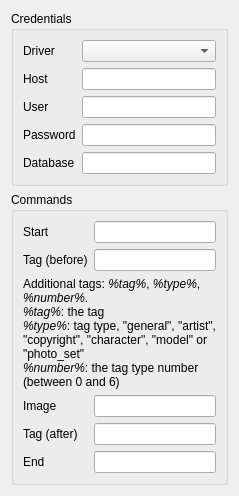
      <widget class="QWidget" name="pageCommandsDatabase">
       <layout class="QFormLayout" name="formLayout_13">
        <item row="1" column="0" colspan="2">
         <widget class="QGroupBox" name="groupBoxSqlCommands">
          <property name="title">
           <string>Commands</string>
          </property>
          <layout class="QFormLayout" name="formLayout_20">
           <item row="0" column="0">
            <widget class="QLabel" name="label_77">
             <property name="text">
              <string>Start</string>
             </property>
            </widget>
           </item>
           <item row="0" column="1">
            <widget class="QLineEdit" name="lineCommandsSqlBefore"/>
           </item>
           <item row="1" column="0">
            <widget class="QLabel" name="label_79">
             <property name="text">
              <string>Tag (before)</string>
             </property>
            </widget>
           </item>
           <item row="1" column="1">
            <widget class="QLineEdit" name="lineCommandsSqlTagBefore"/>
           </item>
           <item row="3" column="0">
            <widget class="QLabel" name="label_75">
             <property name="text">
              <string>Image</string>
             </property>
            </widget>
           </item>
           <item row="3" column="1">
            <widget class="QLineEdit" name="lineCommandsSqlImage"/>
           </item>
           <item row="4" column="0">
            <widget class="QLabel" name="label_76">
             <property name="text">
              <string>Tag (after)</string>
             </property>
            </widget>
           </item>
           <item row="4" column="1">
            <widget class="QLineEdit" name="lineCommandsSqlTagAfter"/>
           </item>
           <item row="5" column="0">
            <widget class="QLabel" name="label_78">
             <property name="text">
              <string>End</string>
             </property>
            </widget>
           </item>
           <item row="5" column="1">
            <widget class="QLineEdit" name="lineCommandsSqlAfter"/>
           </item>
           <item row="2" column="0" colspan="2">
            <widget class="QLabel" name="label_28">
             <property name="text">
              <string>Additional tags: &lt;i&gt;%tag%&lt;/i&gt;, &lt;i&gt;%type%&lt;/i&gt;, &lt;i&gt;%number%&lt;/i&gt;.&lt;br/&gt;&lt;i&gt;%tag%&lt;/i&gt;: the tag&lt;br/&gt;&lt;i&gt;%type%&lt;/i&gt;: tag type, &quot;general&quot;, &quot;artist&quot;, &quot;copyright&quot;, &quot;character&quot;, &quot;model&quot; or &quot;photo_set&quot;&lt;br/&gt;&lt;i&gt;%number%&lt;/i&gt;: the tag type number (between 0 and 6)</string>
             </property>
             <property name="wordWrap">
              <bool>true</bool>
             </property>
            </widget>
           </item>
          </layout>
         </widget>
        </item>
        <item row="0" column="0" colspan="2">
         <widget class="QGroupBox" name="groupBoxSqlCredentials">
          <property name="title">
           <string>Credentials</string>
          </property>
          <layout class="QFormLayout" name="formLayout_19">
           <item row="1" column="0">
            <widget class="QLabel" name="label_24">
             <property name="text">
              <string>Host</string>
             </property>
            </widget>
           </item>
           <item row="1" column="1">
            <widget class="QLineEdit" name="lineCommandsSqlHost"/>
           </item>
           <item row="2" column="0">
            <widget class="QLabel" name="label_72">
             <property name="text">
              <string>User</string>
             </property>
            </widget>
           </item>
           <item row="2" column="1">
            <widget class="QLineEdit" name="lineCommandsSqlUser"/>
           </item>
           <item row="3" column="0">
            <widget class="QLabel" name="label_73">
             <property name="text">
              <string>Password</string>
             </property>
            </widget>
           </item>
           <item row="3" column="1">
            <widget class="QLineEdit" name="lineCommandsSqlPassword"/>
           </item>
           <item row="4" column="0">
            <widget class="QLabel" name="label_74">
             <property name="text">
              <string>Database</string>
             </property>
            </widget>
           </item>
           <item row="4" column="1">
            <widget class="QLineEdit" name="lineCommandsSqlDatabase"/>
           </item>
           <item row="0" column="0">
            <widget class="QLabel" name="label_25">
             <property name="text">
              <string>Driver</string>
             </property>
            </widget>
           </item>
           <item row="0" column="1">
            <widget class="QComboBox" name="comboCommandsSqlDriver"/>
           </item>
          </layout>
         </widget>
        </item>
       </layout>
      </widget>
